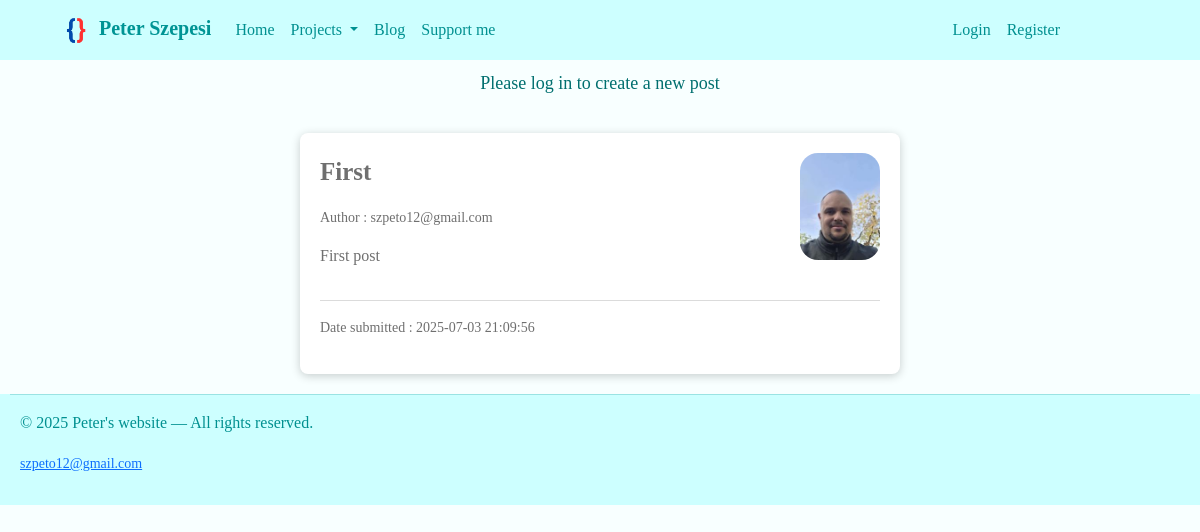
/blog, run on an earlier commit of the app's database.
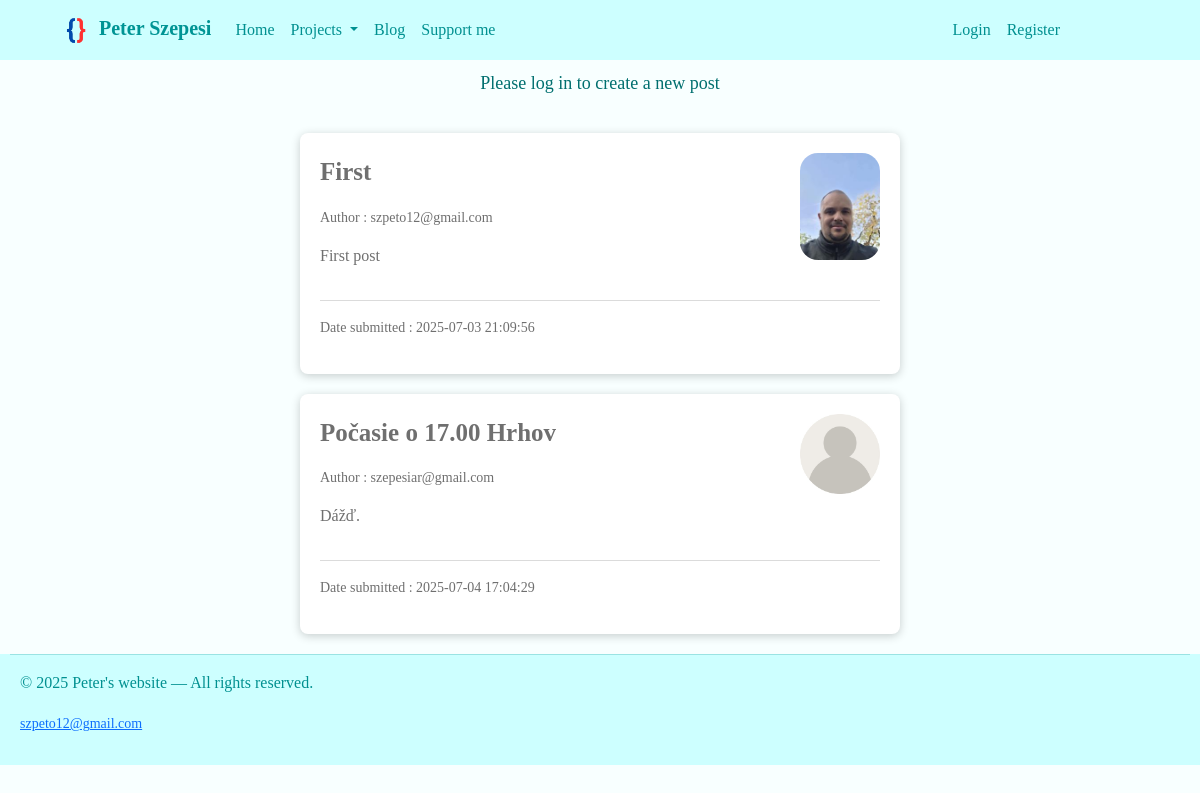
And on a later commit of the database.
### db_models.py (models this page shows, shortened)
class Post(db.Model):
    id = db.Column(db.Integer, primary_key=True, autoincrement=True)
    date_posted = db.Column(db.String(22), nullable=False,
                            default=datetime.datetime.now().strftime("%Y-%m-%d %H:%M:%S"))
    content = db.Column(db.Text, nullable=False)
    title = db.Column(db.String(100), nullable=False)
    user_id = db.Column(db.Integer, db.ForeignKey("user.id"), nullable=False)

class User(db.Model, UserMixin):
    id = db.Column(db.Integer, primary_key=True, autoincrement=True)
    email_username = db.Column(db.String(50), nullable=False, unique=True)
    password = db.Column(db.String(60), nullable=False)
    image_file = db.Column(db.String(20), nullable=False, default="Default - user.jpg")
    posts = db.relationship("Post", backref="user", lazy=True)

### routes.py (the view)
@app.route("/blog", methods=["GET", "POST"])
def blog():
    posts = Post.query.order_by(Post.date_posted).all()
    return render_template("blog.html", title="Blog", posts=posts,
                           current_user=current_user)

### templates/blog.html (shortened to what this page needs)
{% extends "base.html" %}
{% block body %}
    {% if current_user.is_authenticated %}
        <div class="base-container-centered-content">
            <a class="create-post-button" href="{{ url_for('insert_post') }}">Create a new post</a>
        </div>
    {% else %}
        <div class="base-container-centered-content">
            <p>Please log in to create a new post</p>
        </div>
    {% endif %}
    {% if posts %}
        {% for post in posts %}
            <div class="blog-container">
                <div class="base-h-box-blog">
                    <div class="base-v-box-blog">
                        <p style="font-weight: bold; font-size: 25px;">{{ post.title }}</p>
                        <p style="font-size: 14px;">Author : {{ post.user.email_username }}</p>
                        <p style="font-weight: 300;">{{ post.content }}</p>
                    </div>
                    <div class="base-v-box-blog-image">
                        <img src="{{ url_for('static', filename='Images/profile_images/' ~ post.user.image_file) }}"
                        width="80" style="border-radius: 18px;">
                    </div>
                </div>
                <hr>
                <p style="font-weight: 200; font-size: 14px;">Date submitted : {{ post.date_posted }}</p>
            </div>
        {% endfor %}
    {% else %}
        <div class="blog-container">
            <p>There are no posts to show</p>
        </div>
    {% endif %}
{% endblock %}

### templates/base.html (shortened to what this page needs)
<!DOCTYPE html>
<html lang="en">
<head>
    <link href="https://cdn.jsdelivr.net/npm/bootstrap@5.3.6/dist/css/bootstrap.min.css"
          rel="stylesheet"
>
    <link rel="stylesheet" href="{{url_for('static', filename = 'Styles/styles.css')}}">
</head>
<body>
  <header>
    <nav class="navbar navbar-expand-lg bg-body-tertiary" data-bs-theme="light">
      <div class="container-fluid">
        <a class="navbar-brand" href="/"><img src="{{ url_for('static', filename='Images/Logo - no background.png') }}"
        width="34">
          Peter Szepesi
        </a>
        <div class="collapse navbar-collapse" id="navbarSupportedContent">
          <ul class="navbar-nav me-auto mb-2 mb-lg-0">
            <li class="nav-item">
              <a class="nav-link active" aria-current="page" href="/">Home</a>
            </li>
            <li class="nav-item dropdown">
              <a class="nav-link dropdown-toggle" href="#" role="button" data-bs-toggle="dropdown" aria-expanded="false">
                Projects
              </a>
            </li>
            <li class="nav-item">
              <a class="nav-link" href="{{ url_for('blog') }}">Blog</a>
            </li>
            <li class="nav-item">
              <a class="nav-link" href="https://www.paypal.me/szpeto" target="_blank">Support me</a>
            </li>
          </ul>
          {% if current_user.is_authenticated %}
            <ul class="navbar-nav ms-auto mb-2 mb-lg-0">
              <li class="nav-item dropdown">
                <a class="nav-link dropdown-toggle" href="#" role="button" data-bs-toggle="dropdown" aria-expanded="false">
                  {{ current_user.email_username }}
                </a>
                <ul class="dropdown-menu">
                  <li><a class="dropdown-item" href="{{ url_for('user') }}">Profile</a></li>
                  <li><a class="dropdown-item" href="{{ url_for('logout') }}">Logout</a></li>
                </ul>
              </li>
            </ul>
          {% else %}
            <ul class="navbar-nav ms-auto mb-2 mb-lg-0">
              <li class="nav-item">
                <a class="nav-link" href="/login">Login</a>
              </li>
              <li class="nav-item">
                <a class="nav-link" href="/register">Register</a>
              </li>
            </ul>
          {% endif %}
        </div>
      </div>
    </nav>
  </header>
  {% block body %}{% endblock %}
  <footer>
    <hr>
    <div class="footer-container">
      <p>© 2025 Peter's website — All rights reserved.</p>
      <small><a href="mailto:szpeto12@gmail.com">szpeto12@gmail.com</a></small>
    </div>
  </footer>
</body>
</html>

### static/Styles/styles.css (style rules this page uses)
body { background-color: rgb(248, 255, 255); font-family: Bahnschrift; color: rgb(111, 111, 111); }
.navbar { background: rgb(205, 255, 255) !important; color: rgb(33, 37, 41) !important; padding: 8px 10% 8px 4% !important; }
.navbar .nav-link { color: rgb(0, 144, 144) !important; }
.navbar-brand { color: rgb(0, 148, 148) !important; font-weight: 600; }
footer { text-align: left; font-family: Bahnschrift; font-weight: 200; color: rgb(0, 144, 144); background: rgb(205, 255, 255) !important; padding: 0px 10px 20px 10px; }
.base-h-box-blog { display: flex; flex-direction: row; }
.base-v-box-blog { display: flex; flex-direction: column; margin-right: 20px; }
.base-v-box-blog-image { display: flex; flex-direction: column; margin: 0px 0px 0px auto; }
.base-container-centered-content { display: flex; flex-direction: column; margin: 10px auto; font-family: Bahnschrift; color: rgb(0, 111, 111); font-size: 18px; padding: 10px auto; align-items: center; justify-content: center; }
.footer-container { margin: 4px 10px 10px 10px; }
.blog-container { display: flex; flex-direction: column; min-width: 150px; max-width: 600px; margin: 20px auto; padding: 20px; border-radius: 8px; background-color: white; color: rgb(111, 111, 111); box-shadow: 0px 2px 10px rgba(0,0,0,0.2); font-family: Bahnschrift; }

What changed in the data, as far as the page shows it:
added Post: title "Počasie o 17.00 Hrhov", user.email_username "szepesiar@gmail.com", content "Dážď.", image_file (placeholder picture), date_posted "2025-07-04 17:04:29"
